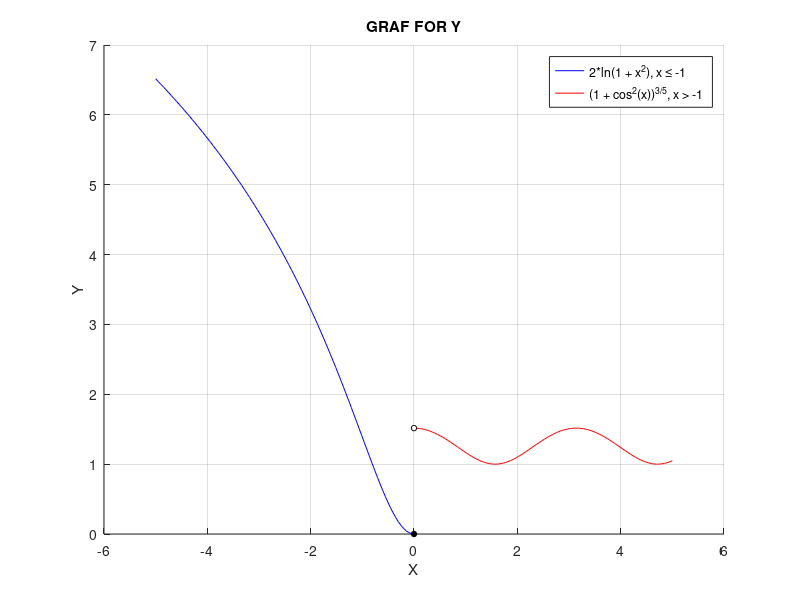
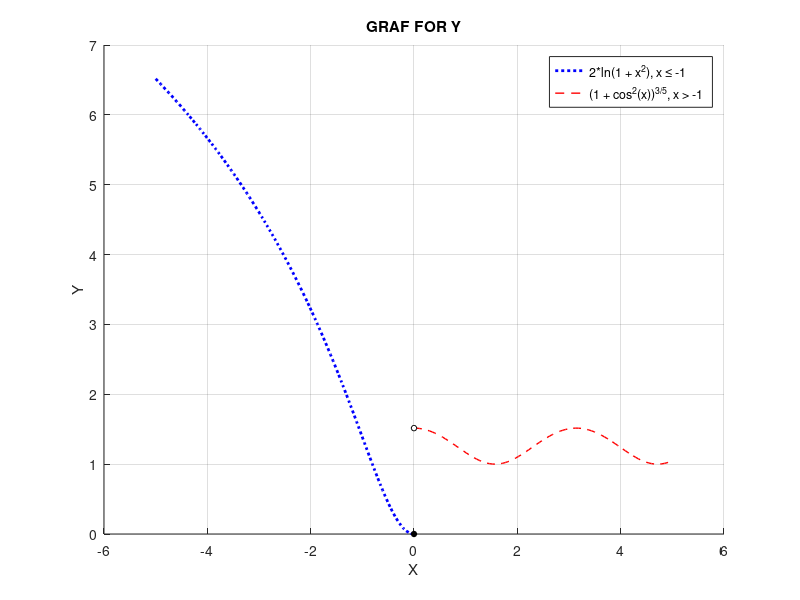

Recreate these plots in MATLAB, in order.
x1 = linspace(-5, 0);
x2 = linspace(0, 5); 
y1=2*log(1+x1.^2);
y2=(1+cos(x2).^2).^(3/5);


figure;
hold on;
plot(x1,y1,'b');
plot(x2,y2,'r');
plot(0,2*log(1),'o','MarkerSize', 4, 'MarkerEdgeColor', 'black', 'MarkerFaceColor', 'black');
plot(0,(1+cos(0).^2).^(3/5),'o','MarkerSize', 4, 'MarkerEdgeColor', 'black', 'MarkerFaceColor', 'white');
hold off;

title('GRAF FOR Y');
xlabel('X');
ylabel('Y');
legend('2*ln(1 + x^2), x \leq -1', '(1 + cos^2(x))^{3/5}, x > -1');
grid on;

% 2 graf
y = zeros(size(x1));
ye = zeros(size(x2));

for i=1:length(x1)
    y(i)=2*log(1+x1(i).^2);
end
for j=1:length(x2)
    ye(j)=(1+cos(x2(j)).^2).^(3/5);
end

figure;
hold on;
plot(x1,y,'b','LineStyle',':','LineWidth',2);
plot(x2,ye,'r','LineStyle','--','LineWidth',1);
plot(0,2*log(1),'o','MarkerSize', 4, 'MarkerEdgeColor', 'black', 'MarkerFaceColor', 'black');
plot(0,(1+cos(0).^2).^(3/5),'o','MarkerSize', 4, 'MarkerEdgeColor', 'black', 'MarkerFaceColor', 'white');
hold off;

title('GRAF FOR Y');
xlabel('X');
ylabel('Y');
legend('2*ln(1 + x^2), x \leq -1', '(1 + cos^2(x))^{3/5}, x > -1');
grid on;